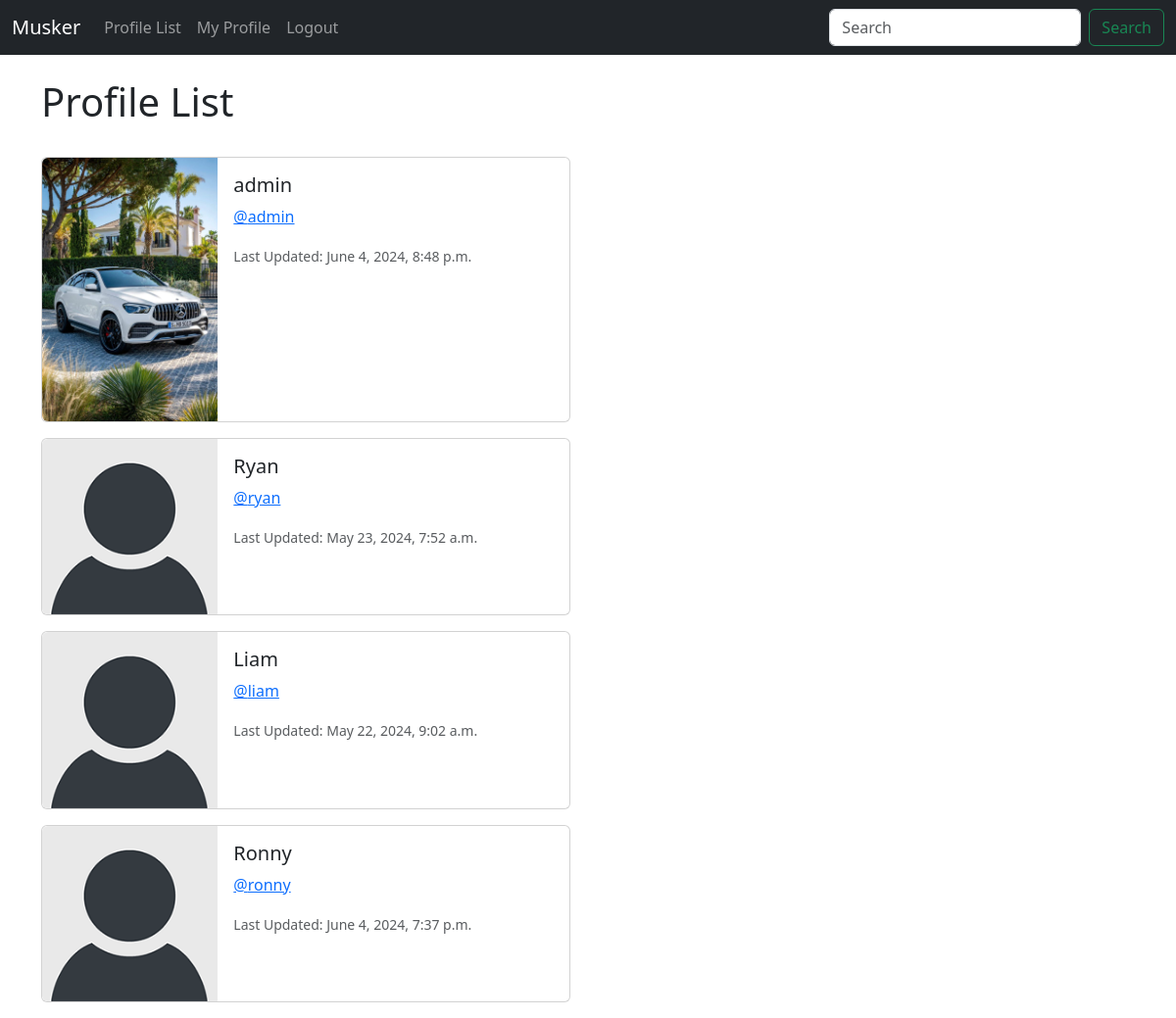
Page /profile_list/ (signed in) on the committed database.
### musker/models.py (models this page shows, shortened)
class Profile(models.Model):
    user = models.OneToOneField(User, on_delete=models.CASCADE)
    follows = models.ManyToManyField("self", related_name="followed_by", symmetrical=False, blank=True)
    date_modified = models.DateTimeField(User, auto_now=True)
    profile_image = models.ImageField(null=True, blank=True, upload_to="images/")

### musker/views.py (the view)
# urls.py: path('profile_list/', views.profile_list, name='profile_list'),
def profile_list(request):
    if request.user.is_authenticated:
        profiles = Profile.objects.exclude(user=request.user)
        return render(request, 'profile_list.html', {"profiles":profiles})
    else:
        messages.success(request, ("You Must Be Logged In To View This Page!"))
        return render(request, 'home.html')

### musker/templates/profile_list.html
{% extends 'base.html' %}
{% load static %}
{% block content %}
    <h1>Profile List</h1>
    <br>
    {% if profiles %}
        {% for profile in profiles %}
        <div class="card mb-3" style="max-width: 540px;">
            <div class="row g-0">
              <div class="col-md-4">
                {% if profile.profile_image %}
                <img src="{{ profile.profile_image.url }}" width="200 height=200" class="img-fluid rounded-start" alt="{{ profile.user.username }}">
                {% else %}
                <img src="{% static 'images/default_profile_pic.png' %}" class="img-fluid rounded-start" alt="Profile Image">
                {% endif %}
              </div>
              <div class="col-md-8">
                <div class="card-body">
                  <h5 class="card-title">{{ profile.user.username }}</h5>
                  <p class="card-text"><a href="{% url 'profile' profile.user.id %}">@{{ profile.user.username|lower }}</a></p>
                  <p class="card-text"><small class="text-body-secondary">Last Updated: {{ profile.date_modified }}</small></p>
                </div>
              </div>
            </div>
          </div>
        {% endfor %}
    {% endif %}
{% endblock %}

### rows in the picture
Profile: profile_image (picture), user.username "admin", date_modified "June 4, 2024, 8:48 p.m."
Profile: user.username "Ryan", user.username "ryan", date_modified "May 23, 2024, 7:52 a.m."
Profile: user.username "Liam", user.username "liam", date_modified "May 22, 2024, 9:02 a.m."
Profile: user.username "Ronny", user.username "ronny", date_modified "June 4, 2024, 7:37 p.m."
